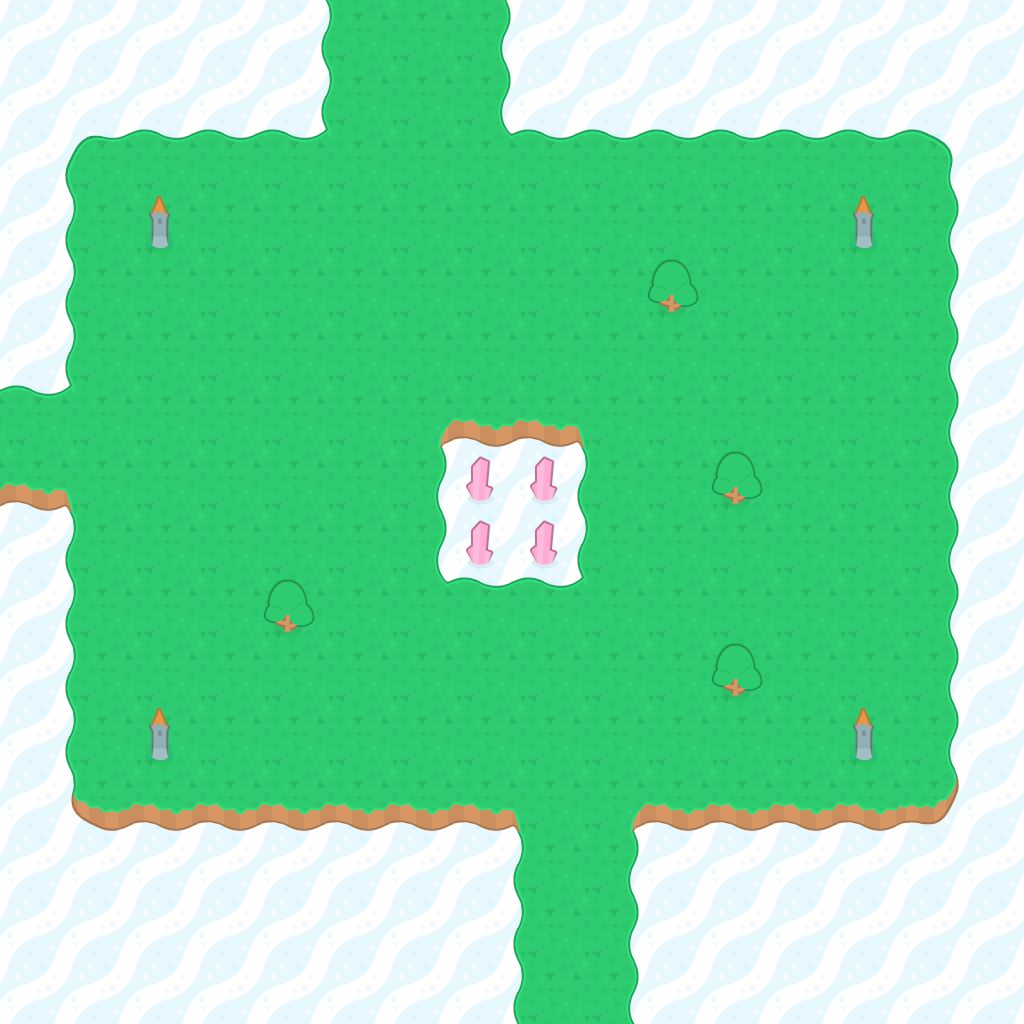

This is a level from a 2D game, rendered from its Tiled map with the project's own tilesets. A one-line summary and the map file follow, with tile-layer data summarised:
An orthogonal 16x16 tile map with 64x64 px tiles, 3 tile layers (background, surface, obstacles), 2 tilesets and 7 objects (3x spawn, 3x door, npc).

<map version="1.0" orientation="orthogonal" renderorder="right-down" width="16" height="16" tilewidth="64" tileheight="64" nextobjectid="11">
 <tileset firstgid="1" name="tileset" tilewidth="64" tileheight="64">
  <image source="../../images/tileset.png" width="1088" height="768" />
 </tileset>
 <tileset firstgid="205" name="test" tilewidth="64" tileheight="64">
  <image source="../images/bob.png" width="64" height="64" />
 </tileset>
 <layer name="background" width="16" height="16">
  <properties>
   <property name="tileset" value="tileset.png" />
  </properties>
  <data>[256 cells, 256 non-empty, 1 distinct tile ids]</data>
 </layer>
 <layer name="surface" width="16" height="16">
  <properties>
   <property name="tileset" value="tileset.png" />
  </properties>
  <data>[256 cells, 164 non-empty, 13 distinct tile ids]</data>
 </layer>
 <layer name="obstacles" width="16" height="16">
  <properties>
   <property name="tileset" value="tileset.png" />
  </properties>
  <data>[256 cells, 12 non-empty, 3 distinct tile ids]</data>
 </layer>
 <objectgroup name="actors">
  <object id="2" name="spawn1" type="spawn" x="544" y="882" width="64" height="64" />
  <object id="4" name="door1" type="door" x="510" y="962" width="131" height="66">
   <properties>
    <property name="destMap" value="level_test" />
    <property name="destObject" value="spawn1" />
   </properties>
  </object>
  <object id="6" name="spawn2" type="spawn" x="393.5" y="67" width="64" height="64" />
  <object id="7" name="spawn3" type="spawn" x="71.5" y="417" width="64" height="64" />
  <object id="8" name="door2" type="door" x="313" y="-8" width="206" height="66">
   <properties>
    <property name="destMap" value="level_test2" />
    <property name="destObject" value="spawn3" />
   </properties>
  </object>
  <object id="9" name="door2" type="door" x="1" y="364" width="54" height="166">
   <properties>
    <property name="destMap" value="level_test2" />
    <property name="destObject" value="spawn2" />
   </properties>
  </object>
  <object id="10" name="bob" type="npc" x="193" y="255.5" width="64" height="65">
   <properties>
    <property name="image" value="bob.png" />
    <property name="onInteract" value="interactBob" />
   </properties>
  </object>
 </objectgroup>
</map>
